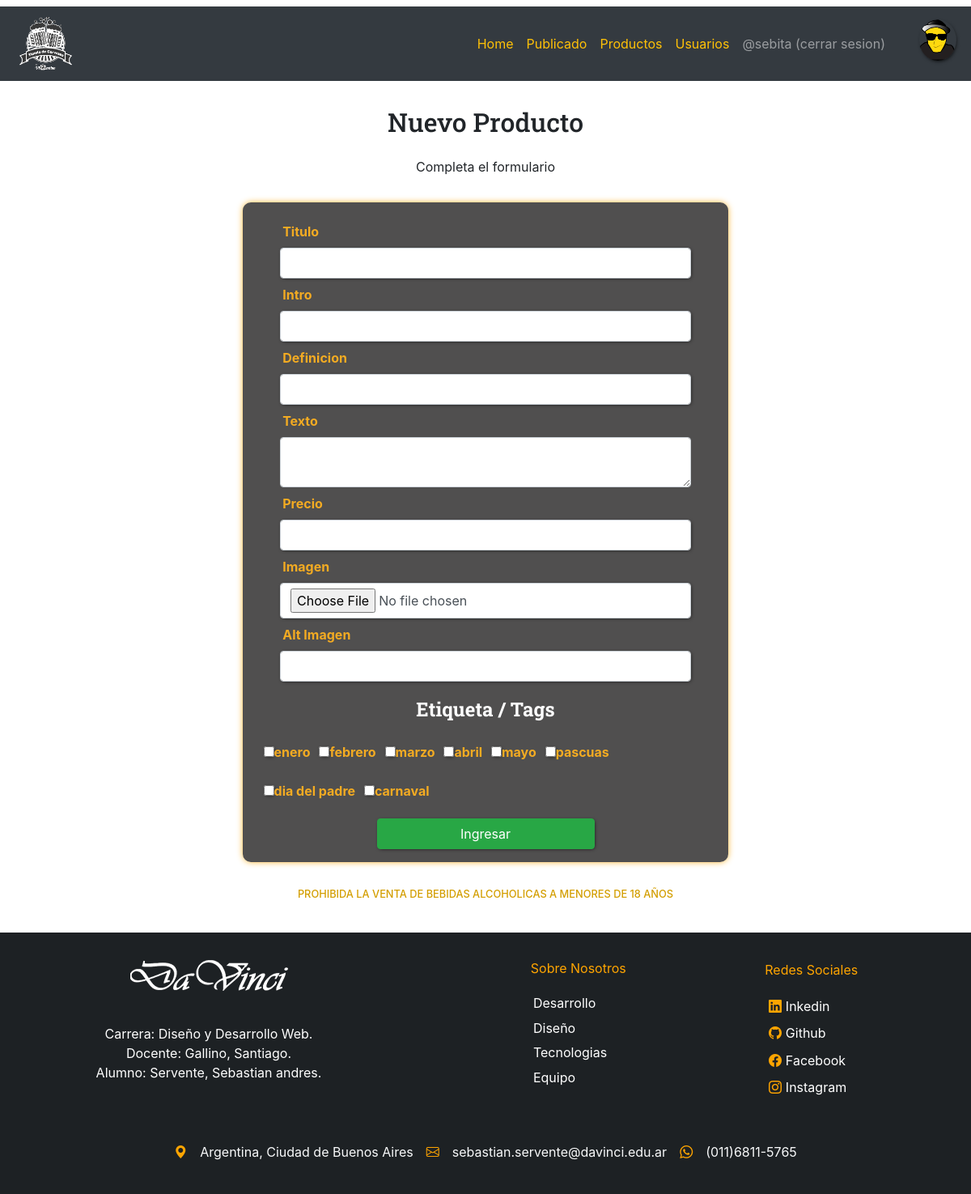
The page /servente-sebastian_tp/admin/index.php?s=nuevo-producto (signed in) on the database as committed earlier.
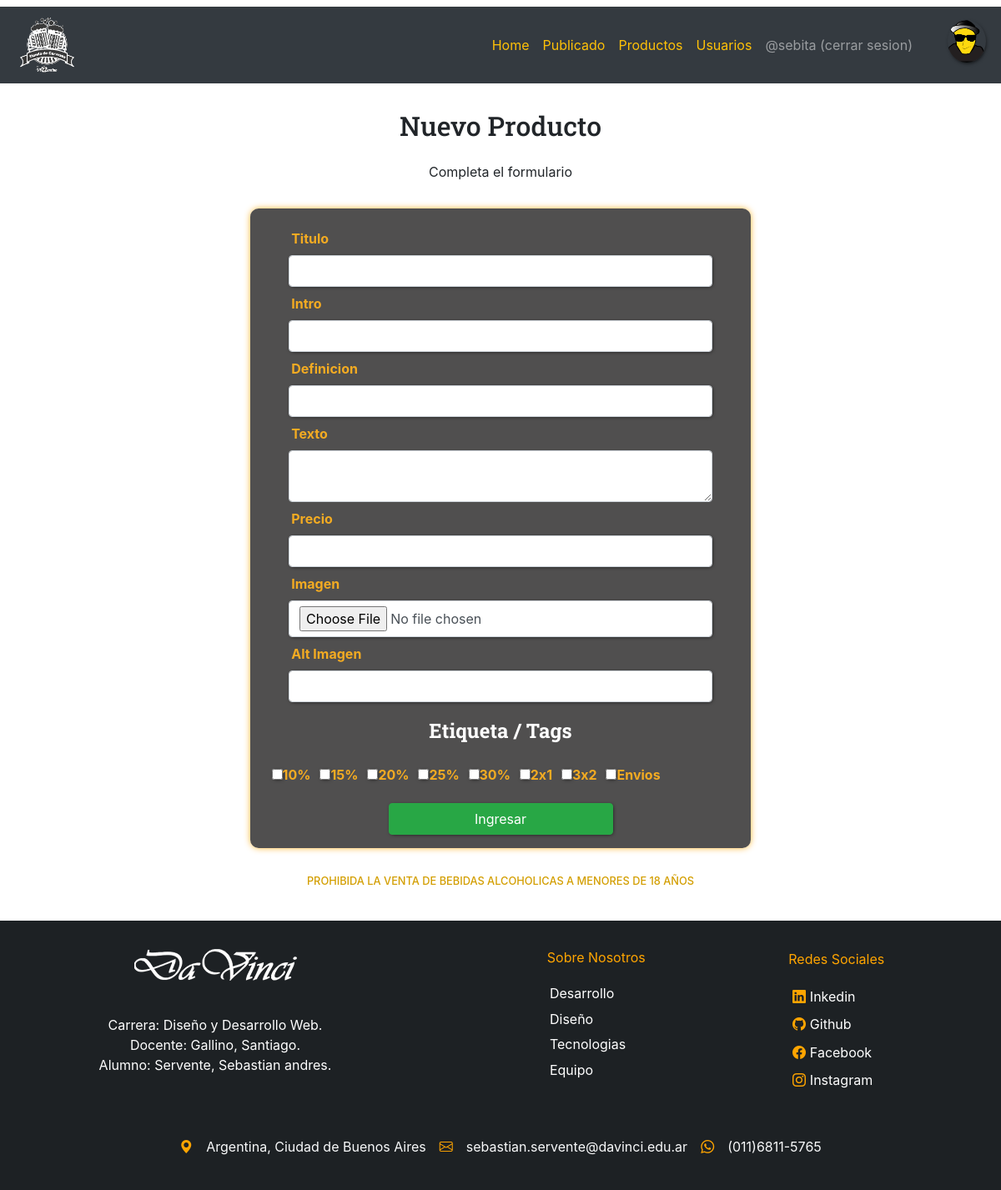
The same page on the database as committed later.
### tables this page shows
CREATE TABLE `tags` (
  `id_tags` int(10) UNSIGNED NOT NULL,
  `nombre` varchar(50) NOT NULL
);

### servente-sebastian_tp/libraries/auth.php (called while the page is built, shortened)
<?php
function authEstaAutenticado() {
    return isset($_SESSION['usuario_admin']);
}
function authEsAdmin(){
    return $_SESSION['usuario_admin']['id_rol'] == 1;
}
function authObtenerUsuario(){
    return $_SESSION['usuario_admin'];
}

### servente-sebastian_tp/libraries/sessiones.php (called while the page is built)
<?php
function sessionValueGetFlash($key, $default = null) {
    if(isset($_SESSION[$key])) {
        $returnValue = $_SESSION[$key];
        unset($_SESSION[$key]);
    } else {
        $returnValue = $default;
    }
    return $returnValue;
}

### servente-sebastian_tp/libraries/tags.php (called while the page is built)
<?php
function tagsTodos($db){
    $query = "SELECT * FROM tags";
    $resultados = mysqli_query($db, $query);
    $salida = [];
    while($fila = mysqli_fetch_assoc($resultados)) {
        $salida[] = $fila;
    }
    return $salida;
}

### servente-sebastian_tp/admin/secciones/nuevo-producto.php (the view, shortened to what this page needs)
<?php
require_once  '../libraries/tags.php';
$tags = tagsTodos($db);
$errores = sessionValueGetFlash('errores', []);
$oldData = sessionValueGetFlash('old_data', []);
?>
<section  class="container sectionRegistro">
        <h2 class="col-12">Nuevo Producto </h2>
        <p>Completa el formulario</p>
        <form action="acciones/producto-crear.php" method="post" enctype="multipart/form-data" class="formRegistro">
            <div class="form-group col-12">
                <div class="col-12  ">
                    <label for="title" class="col-md-lg-2 col-form-label">Titulo</label>
                    <input  type="text"
                            class="form-control"
                            id="title"
                            name="title"
                            value="<?= $oldData['title'] ?? '';?>"
                            <?php if(isset($errores['title'])) echo 'aria-describedby="error-title"';?>>
                </div>
                <div class="col-md-12 column">
                    <label for="intro" class="col-md-lg-2 col-form-label">Intro</label>
                    <input  type="text"
                            class="form-control"
                            id="intro"
                            name="intro"
                            value="<?= $oldData['intro'] ?? '';?>"
                            <?php if(isset($errores['intro'])) echo 'aria-describedby="error-intro"';?>>
                </div>
                <div class="col-md-12 column">
                    <label for="definicion" class="col-md-lg-2 col-form-label">Definicion</label>
                    <input  type="text"
                            class="form-control"
                            id="definicion"
                            name="definicion"
                            value="<?= $oldData['definicion'] ?? '';?>">
                </div>
                <div class="col-md-12 column">
                    <label for="text" class="col-md-lg-2 col-form-label">Texto</label>
                    <textarea class="form-control" id="text" name="text"><?= $oldData['text'] ?? '';?></textarea>
                </div>
                <div class="col-md-12 column">
                    <label for="precio" class="col-md-lg-2 col-form-label">Precio</label>
                    <input  type="number"
                            class="form-control"
                            id="precio"
                            name="precio"
                            value="<?= $oldData['precio'] ?? '';?>"
                            <?php if(isset($errores['precio'])) echo 'aria-describedby="error-precio"';?>>
                </div>
                <div class="col-md-12 column">
                    <label for="img" class="col-md-lg-2 col-form-label">Imagen</label>
                    <input  type="file"
                            class="form-control"
                            id="img"
                            name="img"
                            >
                </div>
                <div class="col-md-12 column">
                    <label for="img-alt" class="col-md-lg-2 col-form-label">Alt Imagen</label>
                    <input  type="text"
                            class="form-control"
                            id="img-alt"
                            name="img-alt"
                            value="<?= $oldData['img_alt'] ?? '';?>">
                </div>
            </div>
            <fieldset>
                <?php
                    foreach($tags as $tag): ?>
                        <label for=""><input type="checkbox" name="tags[]" value="<?= $tag['id_tags'];?>"<?php
                           if (isset($oldData['tags']) && in_array($tag['id_tags'], $oldData['tags'])) {
                               echo "checked";
                           }
                           ?>><?= $tag['nombre'];?></label>
                <?php
                endforeach;?>
                <legend>Etiqueta / Tags</legend>
            </fieldset>
            <div class="col-12 text-center">
                <input type="submit" value="Ingresar" class="btn btn-success col-xl-6">
            </div>
        </form>
    <h4 class="col-12 ">PROHIBIDA LA VENTA DE BEBIDAS ALCOHOLICAS A MENORES DE 18 AÑOS</h4>
</section>

### servente-sebastian_tp/admin/index.php (shortened to what this page needs)
<?php
$seccion = $_GET['s'] ?? "home";
?>
<!DOCTYPE html>
<html lang="es">
<head>
    <link rel="stylesheet" href="../css/bootstrap.min.css">
    <link rel="stylesheet" href="https://cdn.jsdelivr.net/npm/bootstrap-icons@1.5.0/font/bootstrap-icons.css">
    <link rel="stylesheet" href="../css/estilos_nuevo.css">
</head>
<body>
    <header class="header-home container-fluid " id="header">
        <div class="row bg-dark">
            <nav class="nav-index col navbar navbar-expand-md navbar-dark ">
                <a class="navbar-brand w-25 m-0" href="#">
                    <img src="imgs/logo-01.png" alt="by Vizzentino" class="logo-home">
                </a>
                <?php
                if(authEstaAutenticado() && authEsAdmin()):
                ?>
                <div class="collapse navbar-collapse" id="barra">
                    <ul class="navbar-nav text-right ml-auto">
                        <li class="nav-item">
                            <a class="nav-link text-warning" href="index.php?s=home">Home</a>
                        </li>
                        <li class="nav-item">
                            <a class="nav-link text-warning" href="../index.php?s=home">Publicado</a>
                        </li>
                        <li class="nav-item">
                            <a class="nav-link text-warning" href="index.php?s=productos">Productos</a>
                        </li>
                        <li class="nav-item">
                            <a class="nav-link text-warning" href="index.php?s=leer-usuarios">Usuarios</a>
                        </li>
                        <li class="nav-item"><a class="nav-link " href="acciones/logout.php">@<?= authObtenerUsuario()['nombre'];?> (cerrar sesion) </a></li>
                    </ul>
                    <div class="divImagen d-none d-md-block d-sm-none ">
                        <figure>
                            <img src="imgs/<?= authObtenerUsuario()['img'];?>" class="img-fluid figure-img d-flex justify-content-center" alt="<?= htmlspecialchars(authObtenerUsuario()['alt_img']);?>">
                        </figure>
                    </div>
                </div>
                <?php
                endif;
                ?>
            </nav>
        </div>
    </header>
    <main>
        <?php
            require 'secciones/' .  $seccion . '.php';
        ?>
    </main>
    <footer>
        <div class="contenedores">
            <div class="divInstitucion">
                <p class="institucion">Escuela Davinci</p>
                <ul>
                    <li>Carrera: Diseño y Desarrollo Web.</li>
                    <li>Docente: Gallino, Santiago.</li>
                    <li>Alumno: Servente, Sebastian andres.</li>
                </ul>
            </div>
            <div class="ambos">
                <div class="divNavegacion">
                    <p class="parrafoNavegacion">Sobre Nosotros</p>
                    <ul>
                        <li>Desarrollo</li>
                        <li>Diseño</li>
                        <li>Tecnologias</li>
                        <li>Equipo</li>
                    </ul>
                </div>
                <div class="divContacto">
                    <p class="">Redes Sociales</p>
                    <ul>
                        <li><i class="bi bi-linkedin"></i>Inkedin</li>
                        <li><i class="bi bi-github"></i>Github</li>
                        <li><i class="bi bi-facebook"></i>Facebook</li>
                        <li><i class="bi bi-instagram"></i>Instagram</li>
                    </ul>
                </div>
            </div>
            <div class="contenedor">
                <div class="divUbicacion">
                    <p><i class="bi bi-geo-alt-fill"></i></p>
                    <p class="text-light">Argentina, Ciudad de Buenos Aires</p>
                </div>
                <div class="divUbicacion">
                    <p><i class="bi bi-envelope"></i></p>
                    <p class="text-light">sebastian.servente@davinci.edu.ar</p>
                </div>
                <div class="divUbicacion">
                    <p><i class="bi bi-whatsapp"></i></p>
                    <p class="text-light">(011)6811-5765</p>
                </div>
            </div>
        </div>
    </footer>
</body>
</html>

### servente-sebastian_tp/css/estilos_nuevo.css (style rules this page uses)
* { margin: 0; padding: 0; -webkit-box-sizing: border-box; -moz-box-sizing: border-box; box-sizing: border-box; }
.logo-home { width: 75%; position: relative; text-align: center; padding-left: .4em; }
#header .row { background: #1d2124; }
#barra .divImagen figure { margin: auto; display: flex; justify-content: center; }
.formRegistro { background: #161514bf; padding: 1rem; max-width: 600px; margin: auto; border-radius: 10px; box-shadow: 0px 0px 9px -1px orange; }
.formRegistro label { font-weight: bold; padding: .5rem .2rem; color: #f3ab22; }
.formRegistro input { box-shadow: 1px 1px 5px -2px black; }
fieldset { padding: 0.4rem; }
fieldset legend { text-align: center; font-weight: bold; font-family: 'Roboto Slab', serif; color: #fff; }
.sectionRegistro { padding: 1rem; }
.sectionRegistro h2 { font-family: 'Roboto Slab', serif; padding: 1rem 0; width: 100%; text-align: center; }
.sectionRegistro p { padding-bottom: 1rem; width: 100%; text-align: center; }
.sectionRegistro h4 { font-size: .8rem; text-align: center; padding-top: 2rem; color: #d39e00; }
#header div .divImagen figure img { width: 55%; border-radius: 50%; max-width: 50px; box-shadow: 1px 2px 5px -2px #000; margin-left: 2rem; }
footer { margin-top: 1rem; background: #1d2124; color: orange; }
footer .contenedores { display: flex; flex-wrap: wrap; padding-bottom: 1rem; }
footer .contenedores .divInstitucion { width: 100%; margin: auto; }
footer .contenedores .divInstitucion .institucion { font-size: 0; background: url("../imgs/descarga.png") no-repeat center; height: 11vh; }
footer .contenedores .divInstitucion ul { display: block; }
footer .contenedores .divInstitucion ul li { list-style: none; color: #fff; text-align: center; }
footer .contenedores .ambos { display: flex; flex-wrap: wrap; margin: auto; }
footer .contenedores .ambos .divNavegacion { padding-top: 2rem; margin: auto; }
footer .contenedores .ambos .divNavegacion .parrafoNavegacion { cursor: pointer; }
footer .contenedores .ambos .divNavegacion ul { padding-left: 0; }
footer .contenedores .ambos .divNavegacion ul li { list-style: none; color: #fff; cursor: pointer; padding: 0.2rem; }
footer .contenedores .ambos .divContacto { padding-left: 3rem; padding-top: .9rem; margin: auto; }
footer .contenedores .ambos .divContacto ul { padding-left: 0; }
footer .contenedores .ambos .divContacto ul li { list-style: none; color: #fff; cursor: pointer; display: flex; align-items: center; }
footer .contenedores .ambos .divContacto ul li i { padding: 0.3rem; color: orange; }
footer .contenedores .ambos .divContacto ul li:nth-child(4) { position: absolute; display: flex; flex-wrap: nowrap; }
footer .contenedores .contenedor { display: flex; flex-direction: column; padding-top: 2.6rem; margin: auto; }
footer .contenedores .contenedor .divUbicacion { display: flex; align-items: center; flex-direction: column; }
@media (min-width: 881px) and (max-width: 1280px) { footer .contenedores .divInstitucion { width: 30%; } }
@media (min-width: 881px) and (max-width: 1280px) { footer .contenedores .ambos { width: 44%; } }
@media (min-width: 881px) and (max-width: 1280px) { footer .contenedores .contenedor .divUbicacion { flex-direction: row; } }
@media (min-width: 881px) and (max-width: 1280px) { footer .contenedores .contenedor .divUbicacion p { padding: .5rem; } }
@media (min-width: 881px) and (max-width: 1280px) { .logo-home { width: 25%; } }
@media (min-width: 881px) and (max-width: 1280px) { footer .contenedores .contenedor { flex-direction: row } }

Rows that differ between the two databases and show on the page:
changed tags (number 1 of 8 on the later page): nombre "enero" → "10%"
changed tags (number 2 of 8 on the later page): nombre "febrero" → "15%"
changed tags (number 3 of 8 on the later page): nombre "marzo" → "20%"
changed tags (number 4 of 8 on the later page): nombre "abril" → "25%"
changed tags (number 5 of 8 on the later page): nombre "mayo" → "30%"
changed tags (number 6 of 8 on the later page): nombre "pascuas" → "2x1"
changed tags (number 7 of 8 on the later page): nombre "dia del padre" → "3x2"
changed tags: nombre "carnaval" → "Envios"
